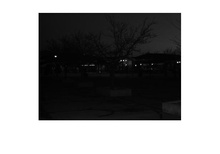
%> input picture HW2/assignment2/9/images/lc1.jpg, 220 x 154 px, shrunk from 616 x 430 before the run, given in place of LC1.png, which was not available
$ octave assg2_9.m   (GNU Octave 9; MATLAB toolbox functions it lacks are replaced by stand-ins)
%> lines starting %> are read from the running program, lines starting %| are printed output that depends on the picture; pictures that were not available may be replaced by others from this repository, and a replacement may not be noted

%im1=imread('LC2.jpg');
im1=imread('LC1.png');
%> im1 is the input picture: size 154x220x3 uint8; min 0, max 255, mean 146.3
imshow(im1);

n=7;

im2 = padarray(im1,[(n-1)/2 (n-1)/2],0,'both');
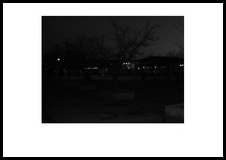
%> im2: size 160x226x3 uint8; min 0, max 255, mean 137.1
im3= im1;

for r = 1:size(im3, 1)    % for number of rows of the image
    for c = 1:size(im3, 2)
        z=zeros(1,256);
        suma=0;
        for j = -(n-1)/2:(n-1)/2
           for i= -(n-1)/2:(n-1)/2
                z(im2(r+j+(n-1)/2,c+i+(n-1)/2)+1)= z(im2(r+j+(n-1)/2,c+i+(n-1)/2)+1) + 1;
           end
        end

        for k= 1:(im2(r+(n-1)/2,c+(n-1)/2)+1)
           suma= suma+ z(k);
        end

        im3(r,c)= round((suma/(n*n))*255);
        % increment counter loop
    end

end
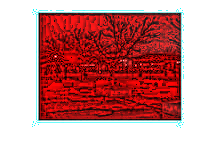
%> im3: size 154x220x3 uint8; mean R, G, B 205.3, 146.3, 146.3
%> after the loop, z = 256 values, max 33 at index 1, min 0 at index 2, mean 0.191

%imshow(im3);
J = histeq(im1);
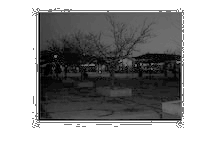
%> J: size 154x220x3 uint8; min 0, max 255, mean 161.1
imshow(J)
